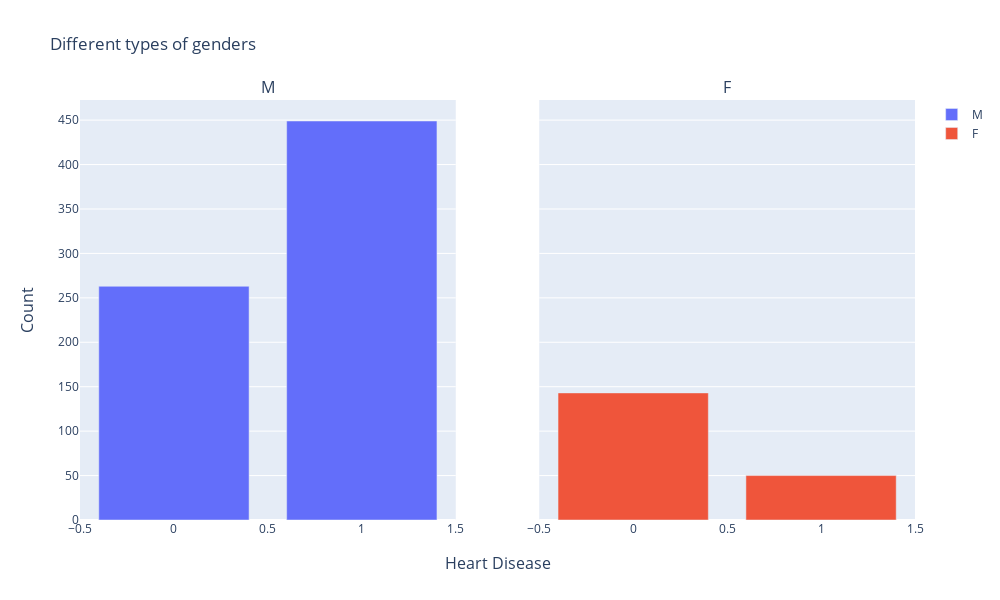

The cell this chart's notebook holds for it:
### Code cell
plot_bar(heart, subplot_titles = list(heart['Sex'].value_counts(ascending = False).index), feature = 'Sex', ncols = 2, plot_title = 'Different types of genders', width = 1000, height = 600)

### Figure 1 — Plotly figure (JSON) as saved in the notebook; plotly's stock layout.template omitted (floating-point values rounded to 4 significant figures)
{"data": [{"name": "M", "type": "bar", "x": [1, 0], "xaxis": "x", "y": [449, 263], "yaxis": "y"}, {"name": "F", "type": "bar", "x": [0, 1], "xaxis": "x2", "y": [143, 50], "yaxis": "y2"}], "layout": {"annotations": [{"font": {"size": 16}, "showarrow": false, "text": "M", "x": 0.225, "xanchor": "center", "xref": "paper", "y": 1, "yanchor": "bottom", "yref": "paper"}, {"font": {"size": 16}, "showarrow": false, "text": "F", "x": 0.775, "xanchor": "center", "xref": "paper", "y": 1, "yanchor": "bottom", "yref": "paper"}, {"font": {"size": 16}, "showarrow": false, "text": "Heart Disease", "x": 0.5, "xanchor": "center", "xref": "paper", "y": 0, "yanchor": "top", "yref": "paper", "yshift": -30}, {"font": {"size": 16}, "showarrow": false, "text": "Count", "textangle": -90, "x": 0, "xanchor": "right", "xref": "paper", "xshift": -40, "y": 0.5, "yanchor": "middle", "yref": "paper"}], "height": 600, "title": {"text": "Different types of genders"}, "width": 1000, "xaxis": {"anchor": "y", "domain": [0, 0.45]}, "xaxis2": {"anchor": "y2", "domain": [0.55, 1]}, "yaxis": {"anchor": "x", "domain": [0, 1]}, "yaxis2": {"anchor": "x2", "domain": [0, 1], "matches": "y", "showticklabels": false}}}
